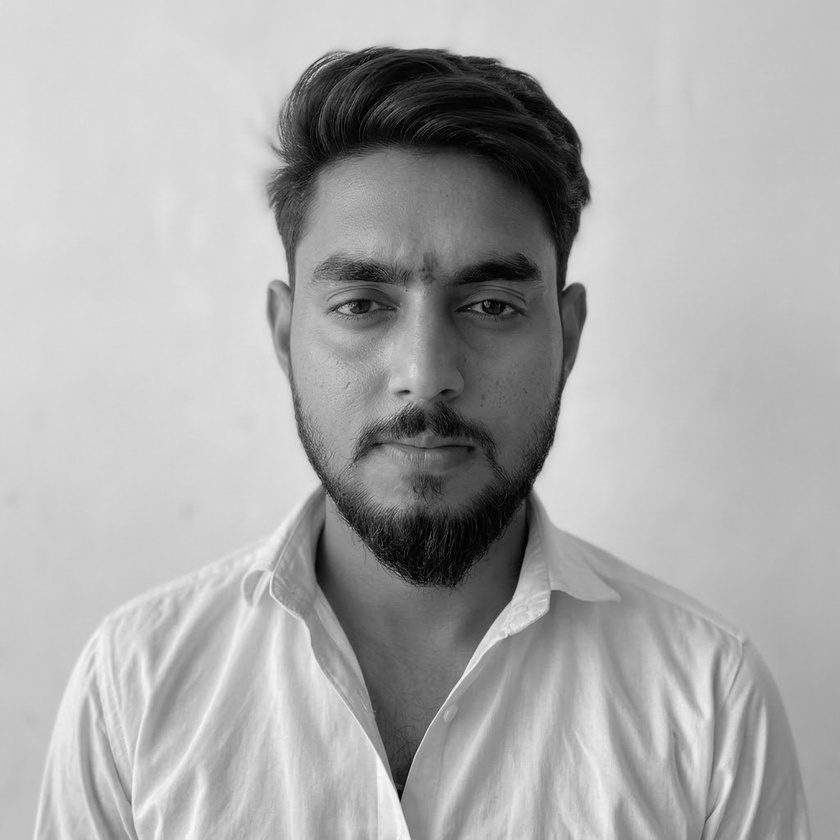
#> input picture CV_Unit_II_Assignment/12_DFT/input.jpg, 840 x 840 px, shrunk from 1024 x 1024 before the run
$ python program.py
#> lines starting #> are read from the running program, lines starting #| are printed output that depends on the picture
import cv2
import numpy as np

image = cv2.imread("input.jpg", cv2.IMREAD_GRAYSCALE)
#> image is the input picture: shape (840, 840); min 0, max 255, mean 171.3
float_image = np.float32(image)

dft = cv2.dft(float_image, flags=cv2.DFT_COMPLEX_OUTPUT)
shifted = np.fft.fftshift(dft)

print("Original image shape:", image.shape)
#| Original image shape: (840, 840)
print("DFT result shape:", dft.shape)
#| DFT result shape: (840, 840, 2)
print("Shifted DFT shape:", shifted.shape)
#| Shifted DFT shape: (840, 840, 2)

magnitude = cv2.magnitude(shifted[:, :, 0], shifted[:, :, 1])
magnitude = np.log1p(magnitude)
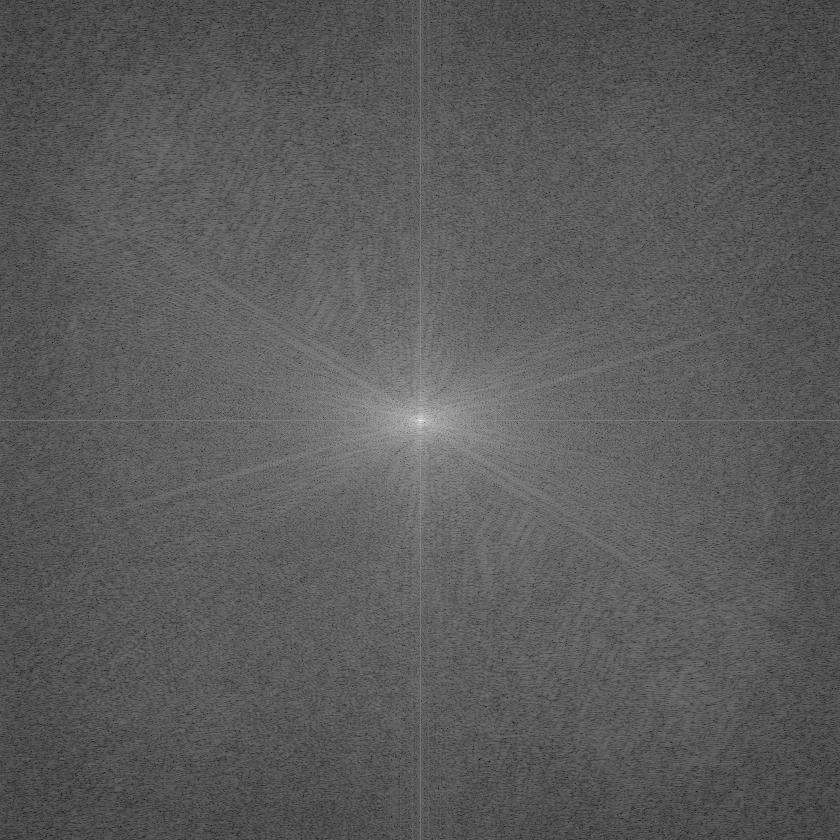
#> magnitude: shape (840, 840) float32; min 1.75, max 18.61, mean 7.79; drawn with min black and max white
magnitude = cv2.normalize(magnitude, None, 0, 255, cv2.NORM_MINMAX).astype(np.uint8)
cv2.imwrite("output.png", magnitude)
